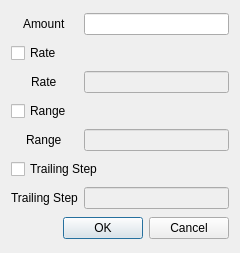
<?xml version="1.0" encoding="UTF-8"?>
<ui version="4.0">
 <class>EditPosition</class>
 <widget class="QDialog" name="EditPosition">
  <property name="geometry">
   <rect>
    <x>0</x>
    <y>0</y>
    <width>240</width>
    <height>253</height>
   </rect>
  </property>
  <property name="windowTitle">
   <string>Dialog</string>
  </property>
  <layout class="QGridLayout" name="gridLayout">
   <item row="2" column="1">
    <widget class="QLineEdit" name="lineEdit_2">
     <property name="enabled">
      <bool>false</bool>
     </property>
    </widget>
   </item>
   <item row="6" column="0" colspan="2">
    <widget class="QCheckBox" name="checkBox_3">
     <property name="text">
      <string>Trailing Step</string>
     </property>
    </widget>
   </item>
   <item row="8" column="0" colspan="2">
    <widget class="QDialogButtonBox" name="buttonBox">
     <property name="orientation">
      <enum>Qt::Horizontal</enum>
     </property>
     <property name="standardButtons">
      <set>QDialogButtonBox::Cancel|QDialogButtonBox::Ok</set>
     </property>
    </widget>
   </item>
   <item row="0" column="1">
    <widget class="QLineEdit" name="lineEdit"/>
   </item>
   <item row="3" column="0">
    <widget class="QCheckBox" name="checkBox_2">
     <property name="text">
      <string>Range</string>
     </property>
    </widget>
   </item>
   <item row="5" column="1">
    <widget class="QLineEdit" name="lineEdit_3">
     <property name="enabled">
      <bool>false</bool>
     </property>
    </widget>
   </item>
   <item row="7" column="1">
    <widget class="QLineEdit" name="lineEdit_4">
     <property name="enabled">
      <bool>false</bool>
     </property>
    </widget>
   </item>
   <item row="7" column="0" alignment="Qt::AlignHCenter">
    <widget class="QLabel" name="label_4">
     <property name="text">
      <string>Trailing Step</string>
     </property>
    </widget>
   </item>
   <item row="0" column="0" alignment="Qt::AlignHCenter">
    <widget class="QLabel" name="label">
     <property name="text">
      <string>Amount</string>
     </property>
    </widget>
   </item>
   <item row="1" column="0">
    <widget class="QCheckBox" name="checkBox">
     <property name="text">
      <string>Rate</string>
     </property>
    </widget>
   </item>
   <item row="2" column="0" alignment="Qt::AlignHCenter">
    <widget class="QLabel" name="label_2">
     <property name="text">
      <string>Rate</string>
     </property>
    </widget>
   </item>
   <item row="5" column="0" alignment="Qt::AlignHCenter">
    <widget class="QLabel" name="label_3">
     <property name="text">
      <string>Range</string>
     </property>
    </widget>
   </item>
  </layout>
 </widget>
 <resources/>
 <connections>
  <connection>
   <sender>buttonBox</sender>
   <signal>accepted()</signal>
   <receiver>EditPosition</receiver>
   <slot>accept()</slot>
   <hints>
    <hint type="sourcelabel">
     <x>248</x>
     <y>254</y>
    </hint>
    <hint type="destinationlabel">
     <x>157</x>
     <y>274</y>
    </hint>
   </hints>
  </connection>
  <connection>
   <sender>buttonBox</sender>
   <signal>rejected()</signal>
   <receiver>EditPosition</receiver>
   <slot>reject()</slot>
   <hints>
    <hint type="sourcelabel">
     <x>316</x>
     <y>260</y>
    </hint>
    <hint type="destinationlabel">
     <x>286</x>
     <y>274</y>
    </hint>
   </hints>
  </connection>
 </connections>
</ui>
